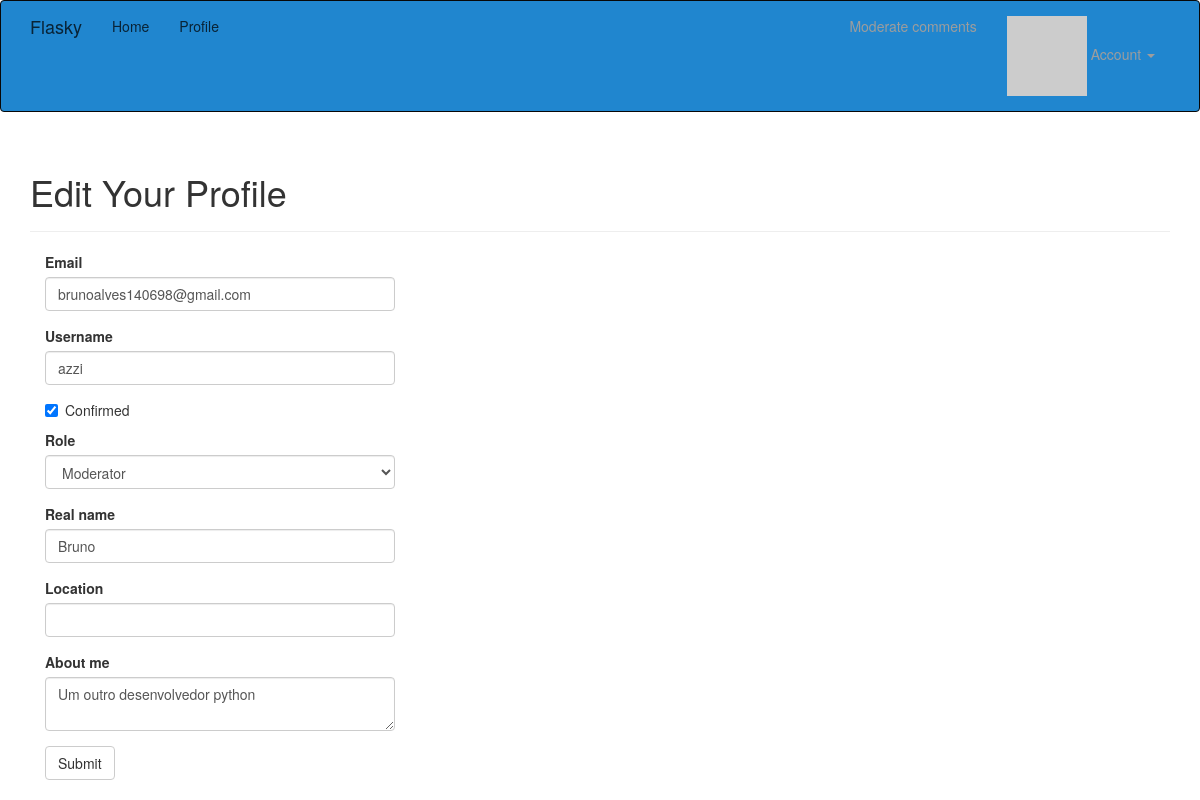
/edit-profile/3 (signed in), run on the app's committed database.
### app/models.py (models this page shows, shortened)
class User(UserMixin, db.Model):
    __tablename__ = 'users'
    id = db.Column(db.Integer, primary_key=True)
    email = db.Column(db.String(65), unique=True, index=True)
    username = db.Column(db.String(64), unique=True, index=True)
    password_hash = db.Column(db.String(128))
    role_id = db.Column(db.Integer, db.ForeignKey('roles.id'))
    confirmed = db.Column(db.Boolean,  default=False)
    name = db.Column(db.String(64))
    location = db.Column(db.String(64))
    about_me = db.Column(db.Text())
    menber_since = db.Column(db.DateTime(), default=datetime.utcnow)
    last_seen = db.Column(db.DateTime(), default=datetime.utcnow)
    avatar_hash = db.Column(db.String(32))
    posts = db.relationship('Post', backref='author', lazy='dynamic')
    followed = db.relationship('Follow', foreign_keys=[Follow.follower_id],
                                 backref=db.backref('follower', lazy='joined'),
                                 lazy='dynamic', cascade='all,  delete-orphan')
    followers = db.relationship('Follow',foreign_keys=[Follow.followed_id],
                                 backref=db.backref('followed', lazy='joined'),
                                 lazy='dynamic', cascade='all, delete-orphan')
    comments = db.relationship('Comment', backref='author', lazy='dynamic')
    @property
    def password(self):
        raise AttributeError('Password is not a readable attribute')
    def can(self,perm):
        return  self.role is not None and self.role.has_permission(perm)
    def ping(self):
        self.last_seen = datetime.utcnow()
        db.session.add(self)
        db.session.commit()
    def gravatar(self, size=100, default='identicon', ratting='g'):
        if request.is_secure:
            url = 'https://secure.gravatar.com/avatar'
        else:
            url = 'https://secure.gravatar.com/avatar'
            hash = self.avatar_hash or self.gravatar_hash()
            return '{url}/{hash}?s={size}&d={default}&r={ratting}'.format(
                url=url, hash=hash, size=size, default=default, ratting=ratting)

### app/main/views.py (the view, shortened to what this page needs)
@main.route('/edit-profile/<int:id>', methods=['GET', 'POST'])
@login_required
@admin_required
def edit_profile_admin(id):
    user = User.query.get_or_404(id)
    form = EditprofileAdminForm(user=user)
    form.email.data = user.email
    form.username.data = user.username
    form.confirmed.data = user.confirmed
    form.role.data = user.role_id
    form.name.data = user.name
    form.about_me.data = user.about_me
    return render_template('edit_profile.html', form=form, user=user)

### app/main/forms.py (shortened to what this page needs)
class EditprofileAdminForm(FlaskForm):
    email = StringField('Email', validators=[DataRequired(), Length(1, 64), Email()])
    username = StringField('Username', validators=[
        DataRequired(), Length(1, 64),
        Regexp('^[A-Za-z][A-Za-z0-9_.]*$',0,
        'Usernames must have only letters, numbers, dots or undescores')])
    confirmed= BooleanField('Confirmed')
    role = SelectField('Role', coerce=int)
    name = StringField('Real name', validators=[Length(0, 64)])
    location = StringField('Location', validators=[Length(0, 64)])
    about_me = TextAreaField('About me')
    submit = SubmitField('Submit')
    def __init__(self, user, *args, **kwargs):
        super(EditprofileAdminForm, self).__init__(*args, **kwargs)
        self.role.choices = [(role.id, role.name)
                             for role in Role.query.order_by(Role.name).all()]
        self.user = user

### app/auth/views.py (called while the page is built)
@auth.before_app_request
def before_request():
    if current_user.is_authenticated:
        current_user.ping()
        if not current_user.confirmed \
                and request.endpoint \
                and request.blueprint != 'auth'\
                and request.endpoint != 'static':
            return  redirect(url_for('auth.unconfirmed'))

### app/main/__init__.py (called while the page is built)
@main.app_context_processor
def inject_permissions():
    return dict(Permission=Permission)

### app/models.py (called while the page is built)
@login_manager.user_loader
def load_user(user_id):
    return User.query.get(int(user_id))

    def has_permission(self, perm):
        return self.permissions & perm  == perm

### app/templates/edit_profile.html (shortened to what this page needs)
{% extends "base.html" %}
{% import "bootstrap/wtf.html" as wtf %}
{% block page_content %}
<div class="page-header">
    <h1>Edit Your Profile</h1>
</div>
<div class="col-md-4">
    {{ wtf.quick_form(form) }}
</div>
{% endblock %}

### data on the page
User: email "brunoalves140698@gmail.com", username "azzi", confirmed "☑", role "Moderator", name "Bruno", about_me "Um outro desenvolvedor python"
